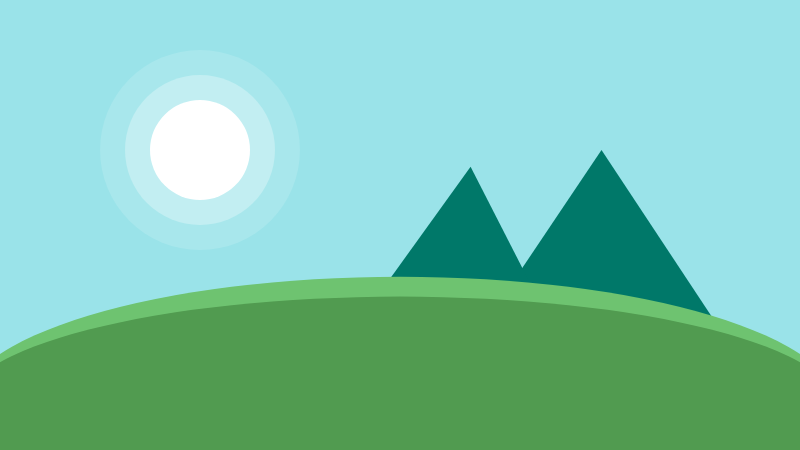
Frame 1 (no input)
Frame 60 (no input): identical to frame 1, image omitted
Frame 120 (the mouse pressed at the canvas centre since frame 60): identical to frame 1, image omitted

The p5.js sketch that drew this single still picture (run headless with seeded random() and noise() and a simulated clock; from frame 60 on, the mouse is pressed at the canvas centre):

// p5.js sketch
// ── sketch.js
//Lesson: Make a drawing, maybe a landscape
function setup() {
    createCanvas(800, 450);
    noStroke();
    sunColor = color(255);
    fadesunColor = color(255);
    fadesunColor.setAlpha(75);
    fadesunColor2 = color(255);
    fadesunColor2.setAlpha(35);
    mountainColor = color('#007869');
}

function draw() {
    background('#9ae3e9');
    //arvores
    //triangle(width, height, width/2, height, (width/1.33) * (1 + sin(millis()/1000)/100), height/3);
    fill(sunColor);
    ellipse(width / 4, height / 3, 100);
    fill(fadesunColor);
    ellipse(width / 4, height / 3, 150);
    fill(fadesunColor2);
    ellipse(width / 4, height / 3, 200);
    fill(mountainColor);
    triangle(width, height, width / 2, height, width / 1.33, height / 3);
    triangle(width / 1.3, height, width / 3, height, width / 1.7, height / 2.7);
    fill('#6ec370');
    ellipse(width / 2, height / 1.1, width * 1.1, height / 1.7);
    fill('#519b50');
    ellipse(width / 2, height / 1.1, width * 1.1, height / 2);

}
